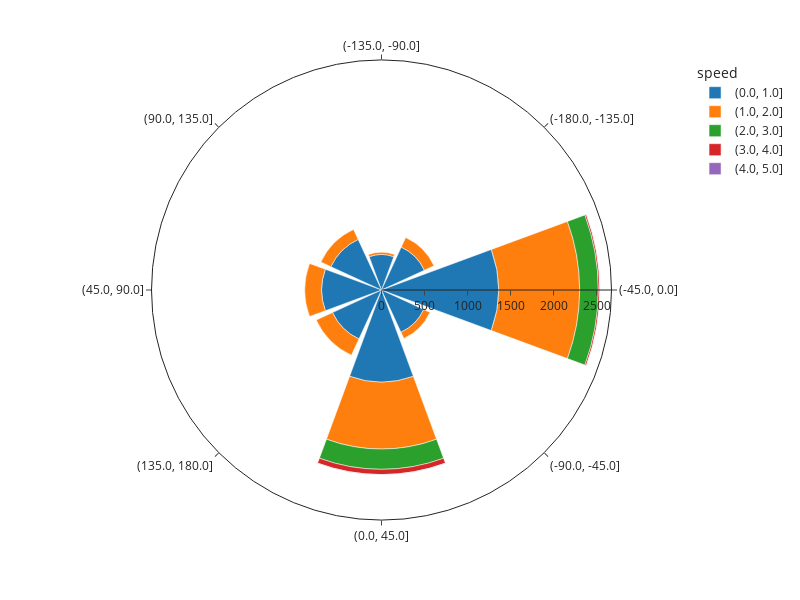

Notebook code cell kept with this figure:
### Code cell
###
#convert count to percentage
#put direction instead of degrees
#try a contiunuos plot
#change color scale
###
import pandas as pd
import numpy as np
import plotly.express as px
import xarray as xr


# Convert xarray DataArrays to pandas DataFrame
df = pd.DataFrame({'speed': wind_speed.values, 'direction': wind_direction.values})

# Bin the data in terms of direction and wind speed to obtain frequencies
direction_bins = pd.cut(df['direction'], bins=np.arange(-180, 180.1, 45), right=True).astype(str)
speed_bins = pd.cut(df['speed'], bins=np.arange(0, df['speed'].max() + 1.1, 1), right=True).astype(str)

# Calculate frequencies
frequency_df = df.groupby([direction_bins, speed_bins]).size().reset_index(name='frequency')

# Create the wind rose chart
fig = px.bar_polar(frequency_df, 
                   r='frequency', 
                   theta='direction', 
                   color='speed', 
                   template='simple_white')

# Update the layout to make it rectangular
fig.update_layout(
    width=800,  # Set the width to 700 pixels
    height=600,  # Set the height to 1000 pixels
)

fig.show()

### Figure 1 — Plotly figure (JSON) as saved in the notebook; plotly's stock layout.template omitted (floating-point values rounded to 4 significant figures)
{"data": [{"hovertemplate": "speed=(0.0, 1.0]<br>frequency=%{r}<br>direction=%{theta}<extra></extra>", "legendgroup": "(0.0, 1.0]", "marker": {"color": "#1F77B4", "pattern": {"shape": ""}}, "name": "(0.0, 1.0]", "r": [413, 549, 1361, 541, 1070, 627, 696, 648], "showlegend": true, "subplot": "polar", "theta": ["(-135.0, -90.0]", "(-180.0, -135.0]", "(-45.0, 0.0]", "(-90.0, -45.0]", "(0.0, 45.0]", "(135.0, 180.0]", "(45.0, 90.0]", "(90.0, 135.0]"], "type": "barpolar"}, {"hovertemplate": "speed=(1.0, 2.0]<br>frequency=%{r}<br>direction=%{theta}<extra></extra>", "legendgroup": "(1.0, 2.0]", "marker": {"color": "#FF7F0E", "pattern": {"shape": ""}}, "name": "(1.0, 2.0]", "r": [26, 123, 943, 81, 779, 208, 195, 128], "showlegend": true, "subplot": "polar", "theta": ["(-135.0, -90.0]", "(-180.0, -135.0]", "(-45.0, 0.0]", "(-90.0, -45.0]", "(0.0, 45.0]", "(135.0, 180.0]", "(45.0, 90.0]", "(90.0, 135.0]"], "type": "barpolar"}, {"hovertemplate": "speed=(2.0, 3.0]<br>frequency=%{r}<br>direction=%{theta}<extra></extra>", "legendgroup": "(2.0, 3.0]", "marker": {"color": "#2CA02C", "pattern": {"shape": ""}}, "name": "(2.0, 3.0]", "r": [217, 4, 236], "showlegend": true, "subplot": "polar", "theta": ["(-45.0, 0.0]", "(-90.0, -45.0]", "(0.0, 45.0]"], "type": "barpolar"}, {"hovertemplate": "speed=(3.0, 4.0]<br>frequency=%{r}<br>direction=%{theta}<extra></extra>", "legendgroup": "(3.0, 4.0]", "marker": {"color": "#D62728", "pattern": {"shape": ""}}, "name": "(3.0, 4.0]", "r": [18, 61], "showlegend": true, "subplot": "polar", "theta": ["(-45.0, 0.0]", "(0.0, 45.0]"], "type": "barpolar"}, {"hovertemplate": "speed=(4.0, 5.0]<br>frequency=%{r}<br>direction=%{theta}<extra></extra>", "legendgroup": "(4.0, 5.0]", "marker": {"color": "#9467BD", "pattern": {"shape": ""}}, "name": "(4.0, 5.0]", "r": [1, 3], "showlegend": true, "subplot": "polar", "theta": ["(-45.0, 0.0]", "(0.0, 45.0]"], "type": "barpolar"}], "layout": {"barmode": "relative", "height": 600, "legend": {"title": {"text": "speed"}, "tracegroupgap": 0}, "margin": {"t": 60}, "polar": {"angularaxis": {"direction": "clockwise", "rotation": 90}, "domain": {"x": [0, 1], "y": [0, 1]}}, "width": 800}}
